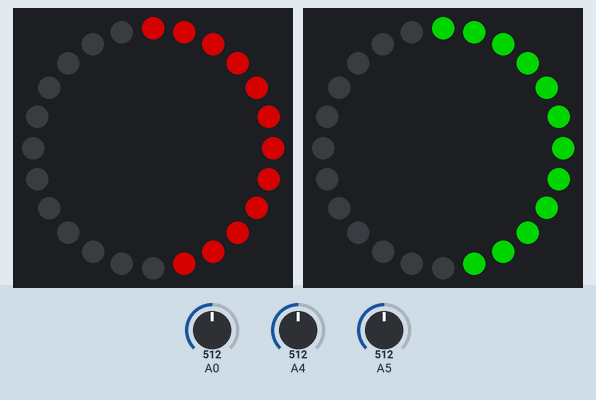
Recording of a sketch running on a simulated Arduino Uno, built with avr-gcc and run on an emulated ATmega328P. Parts: 2 × 24 RGB LEDs in a ring, first at the top, clockwise. The inputs (shaded band) are chosen by the test bench; at power-on: A4 = 512, A5 = 512, A0 = 512. Dim RGB values are drawn brighter than linear.

Above: at 1.2 s.
1.3 s: A4 set to 67
At 1.9 s:
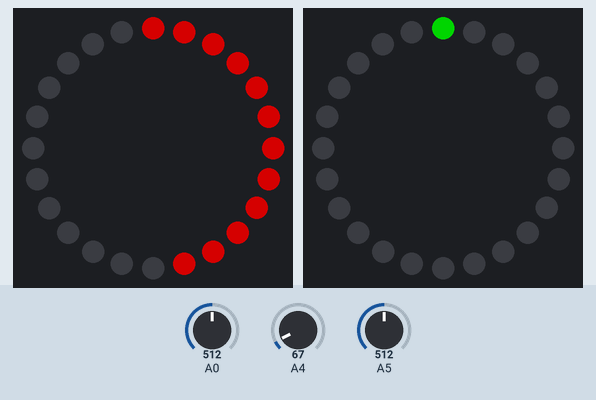
2.8 s: A4 set to 55
4.3 s: A5 set to 68
At 5.4 s:
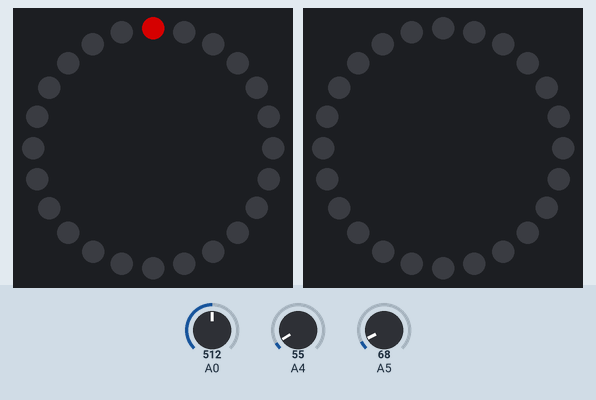
5.8 s: A5 set to 56
7.3 s: A4 set to 122
At 7.7 s:
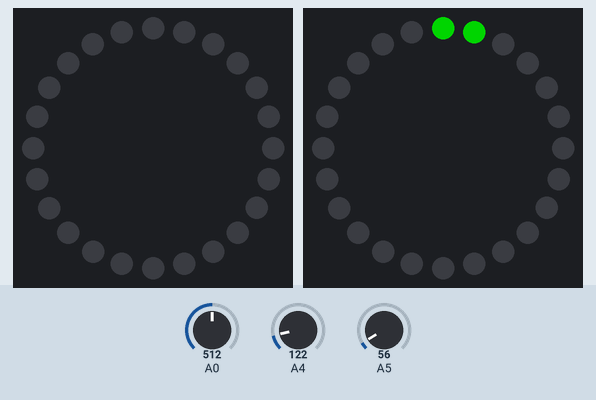
8.8 s: A5 set to 1023
At 10.1 s:
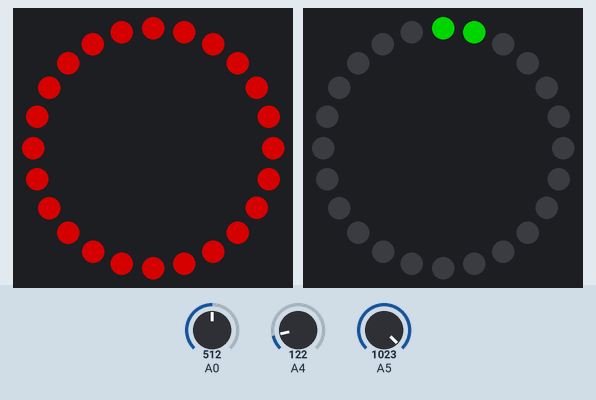
Timing chart, 0 to 11.3 s (numbered marks = the images above; inputs shaded):
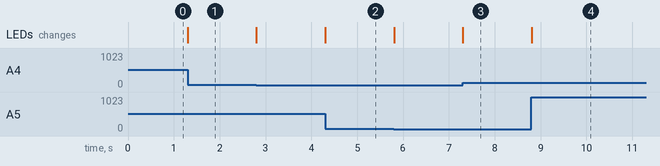

The sketch:

Gauge_Cluster_V1.ino
```cpp
#include <Adafruit_NeoPixel.h>

int PixVal = 0;
int pixCnt = 24;

int rings = 2;

Adafruit_NeoPixel pixel1(pixCnt, 6, NEO_GRB + NEO_KHZ800);
Adafruit_NeoPixel pixel2(pixCnt, 5, NEO_GRB + NEO_KHZ800);
Adafruit_NeoPixel pixel3(pixCnt, 3, NEO_GRB + NEO_KHZ800);

void setup() {
  if (rings == 1) {
    pixel1.begin();
  } else if (rings == 2) {
    pixel1.begin();
    pixel2.begin();

  } else if (rings == 3) {
    pixel1.begin();
    pixel2.begin();
    pixel3.begin();
  }

  pinMode(A5, INPUT);
  pinMode(A4, INPUT);
  pinMode(A3, INPUT);
  pinMode(A0, INPUT);
}

void sensorPixel1(int sensor, int startPix, int endPix, int coR, int coG, int coB) {
  pixel1.clear();
  float reading = analogRead(sensor);
  PixVal = map(reading, 20, 1000, startPix, endPix);
  if (PixVal != 0) {
    pixel1.setBrightness(pixBrightness());
    pixel1.fill(pixel1.Color(coR, coG, coB), 0, PixVal);
  }
  pixel1.show();
}

void sensorPixel2(int sensor, int startPix, int endPix, int coR, int coG, int coB) {
  pixel2.clear();
  float reading = analogRead(sensor);
  PixVal = map(reading, 20, 1000, startPix, endPix);
  if (PixVal != 0) {
    pixel2.setBrightness(pixBrightness());
    pixel2.fill(pixel2.Color(coR, coG, coB), 0, PixVal);
  }
  pixel2.show();
}

void sensorPixel3(int sensor, int startPix, int endPix, int coR, int coG, int coB) {
  pixel3.clear();
  float reading = analogRead(sensor);
  PixVal = map(reading, 20, 1000, startPix, endPix);
  if (PixVal != 0) {
    pixel3.setBrightness(pixBrightness());
    pixel3.fill(pixel3.Color(coR, coG, coB), 0, PixVal);
  }
  pixel3.show();
}

int pixBrightness(){
  int val = analogRead(A0);
  return map(val, 0, 1023, 5, 255);
}

void loop() {
  if (rings == 1) {
    sensorPixel1(A5, 0, pixCnt, 255, 0, 0);
  } else if (rings == 2) {
    sensorPixel1(A5, 0, pixCnt, 255, 0, 0);
    sensorPixel2(A4, 0, pixCnt, 0, 255, 0);
  } else if (rings == 3) {
    sensorPixel1(A5, 0, pixCnt, 255, 0, 0);
    sensorPixel2(A4, 0, pixCnt, 0, 255, 0);
    sensorPixel3(A3, 0, pixCnt, 0, 0, 255);
  }
}
```

Measured:
- after the input at 1.3 s, the LEDs: change at once (image 1)
- after the input at 4.3 s, the LEDs: change at once (image 2)
- after the input at 7.3 s, the LEDs: change at once (image 3)
- after the input at 8.8 s, the LEDs: change at once (image 4)
